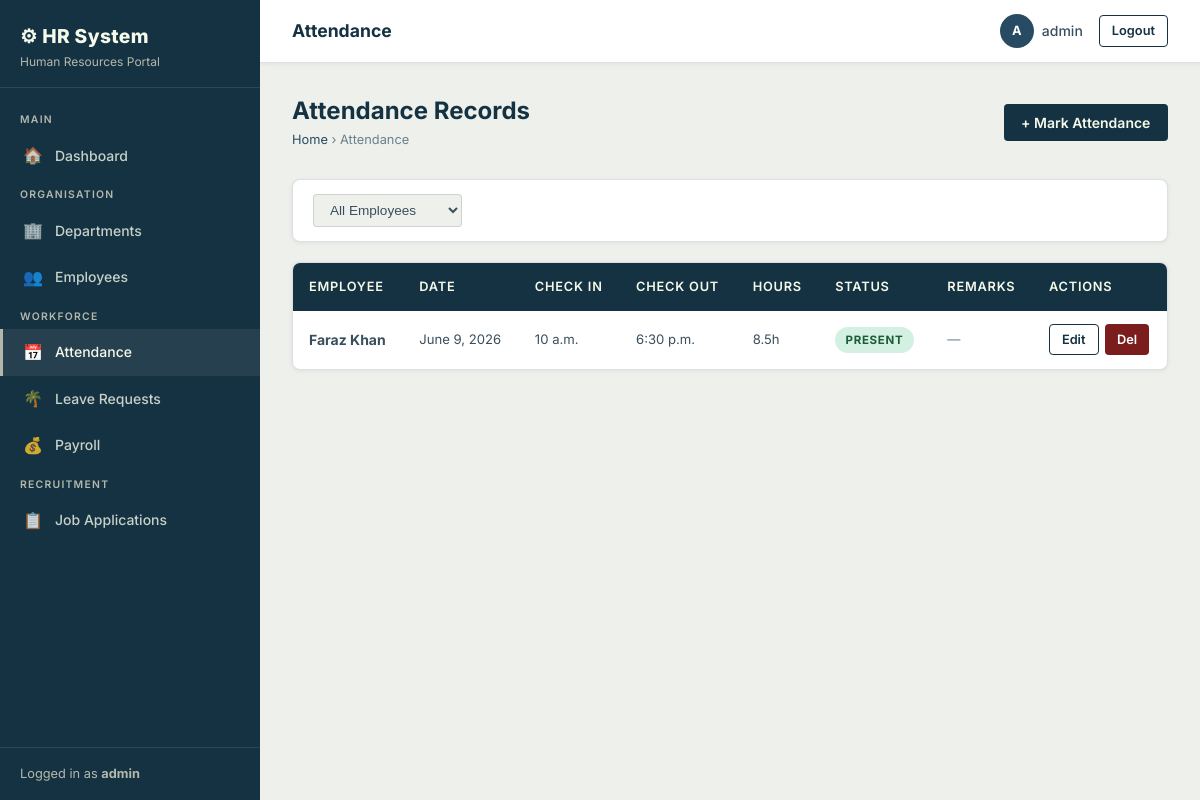
Page /attendance/ (signed in) on the committed database.
### employees/models.py (models this page shows, shortened)
class Attendance(models.Model):
    STATUS_CHOICES = [
        ('present', 'Present'),
        ('absent', 'Absent'),
        ('late', 'Late'),
        ('half_day', 'Half Day'),
        ('on_leave', 'On Leave'),
    ]
    employee = models.ForeignKey(Employee, on_delete=models.CASCADE, related_name='attendance_records')
    date = models.DateField()
    check_in = models.TimeField(null=True, blank=True)
    check_out = models.TimeField(null=True, blank=True)
    status = models.CharField(max_length=10, choices=STATUS_CHOICES, default='present')
    remarks = models.CharField(max_length=200, blank=True)
    class Meta:
        unique_together = ('employee', 'date')
        ordering = ['-date']
    def hours_worked(self):
        if self.check_in and self.check_out:
            from datetime import datetime, date
            ci = datetime.combine(date.today(), self.check_in)
            co = datetime.combine(date.today(), self.check_out)
            diff = co - ci
            return round(diff.seconds / 3600, 2)
        return 0

class Employee(models.Model):
    GENDER_CHOICES = [('M', 'Male'), ('F', 'Female'), ('O', 'Other')]
    STATUS_CHOICES = [('active', 'Active'), ('inactive', 'Inactive'), ('on_leave', 'On Leave')]
    user = models.OneToOneField(User, on_delete=models.CASCADE, null=True, blank=True)
    employee_id = models.CharField(max_length=20, unique=True)
    first_name = models.CharField(max_length=100)
    last_name = models.CharField(max_length=100)
    email = models.EmailField(unique=True)
    phone = models.CharField(max_length=20, blank=True)
    gender = models.CharField(max_length=1, choices=GENDER_CHOICES, blank=True)
    date_of_birth = models.DateField(null=True, blank=True)
    address = models.TextField(blank=True)
    department = models.ForeignKey(Department, on_delete=models.SET_NULL, null=True, blank=True, related_name='employees')
    designation = models.CharField(max_length=100, blank=True)
    date_joined = models.DateField()
    status = models.CharField(max_length=10, choices=STATUS_CHOICES, default='active')
    created_at = models.DateTimeField(auto_now_add=True)
    def full_name(self):
        return f"{self.first_name} {self.last_name}"

### employees/views.py (the view)
# urls.py: path('attendance/', views.attendance_list, name='attendance_list'),
@login_required
def attendance_list(request):
    records = Attendance.objects.select_related('employee').order_by('-date')
    emp_filter = request.GET.get('employee')
    if emp_filter:
        records = records.filter(employee_id=emp_filter)
    employees = Employee.objects.filter(status='active')
    return render(request, 'employees/attendance_list.html', {
        'records': records, 'employees': employees, 'emp_filter': emp_filter
    })

### employees/templates/employees/attendance_list.html (shortened to what this page needs)
{% extends 'employees/base.html' %}
{% block page_title %}Attendance{% endblock %}
{% block content %}
<div class="page-header">
  <div>
    <h2>Attendance Records</h2>
    <div class="breadcrumb"><a href="{% url 'dashboard' %}">Home</a> › Attendance</div>
  </div>
  <a href="{% url 'attendance_create' %}" class="btn btn-primary">+ Mark Attendance</a>
</div>
<form method="get" class="filter-bar">
  <select name="employee" onchange="this.form.submit()">
    <option value="">All Employees</option>
  </select>
</form>
<div class="table-wrapper">
  <table>
    <thead>
      <tr>
        <th>Employee</th>
        <th>Date</th>
        <th>Check In</th>
        <th>Check Out</th>
        <th>Hours</th>
        <th>Status</th>
        <th>Remarks</th>
        <th>Actions</th>
      </tr>
    </thead>
    <tbody>
      {% for rec in records %}
      <tr>
        <td class="fw-bold">{{ rec.employee.full_name }}</td>
        <td class="text-sm">{{ rec.date }}</td>
        <td class="text-sm">{{ rec.check_in|default:"—" }}</td>
        <td class="text-sm">{{ rec.check_out|default:"—" }}</td>
        <td class="text-sm">{{ rec.hours_worked }}h</td>
        <td><span class="badge badge-{{ rec.status }}">{{ rec.get_status_display }}</span></td>
        <td class="text-sm text-muted">{{ rec.remarks|default:"—" }}</td>
        <td>
          <div class="btn-group">
            <a href="{% url 'attendance_edit' rec.pk %}" class="btn btn-outline btn-sm">Edit</a>
            <a href="{% url 'attendance_delete' rec.pk %}" class="btn btn-danger btn-sm">Del</a>
          </div>
        </td>
      </tr>
      {% endfor %}
    </tbody>
  </table>
</div>
{% endblock %}

### employees/templates/employees/base.html (shortened to what this page needs)
{% load static %}
<!DOCTYPE html>
<html lang="en">
<head>
  <link rel="stylesheet" href="{% static 'css/hr.css' %}">
</head>
<body>
<div class="app-shell">
  <aside class="sidebar" id="sidebar">
    <div class="sidebar-brand">
      <h1>⚙ HR System</h1>
      <span>Human Resources Portal</span>
    </div>
    <nav class="sidebar-nav">
      <div class="nav-section-label">Main</div>
      <a href="{% url 'dashboard' %}" class="{% if request.resolver_match.url_name == 'dashboard' %}active{% endif %}">
        <span class="nav-icon">🏠</span> Dashboard
      </a>
      <div class="nav-section-label">Organisation</div>
      <a href="{% url 'department_list' %}" class="{% if 'department' in request.resolver_match.url_name %}active{% endif %}">
        <span class="nav-icon">🏢</span> Departments
      </a>
      <a href="{% url 'employee_list' %}" class="{% if 'employee' in request.resolver_match.url_name %}active{% endif %}">
        <span class="nav-icon">👥</span> Employees
      </a>
      <div class="nav-section-label">Workforce</div>
      <a href="{% url 'attendance_list' %}" class="{% if 'attendance' in request.resolver_match.url_name %}active{% endif %}">
        <span class="nav-icon">📅</span> Attendance
      </a>
      <a href="{% url 'leave_list' %}" class="{% if 'leave' in request.resolver_match.url_name %}active{% endif %}">
        <span class="nav-icon">🌴</span> Leave Requests
      </a>
      <a href="{% url 'payroll_list' %}" class="{% if 'payroll' in request.resolver_match.url_name %}active{% endif %}">
        <span class="nav-icon">💰</span> Payroll
      </a>
      <div class="nav-section-label">Recruitment</div>
      <a href="{% url 'application_list' %}" class="{% if 'application' in request.resolver_match.url_name %}active{% endif %}">
        <span class="nav-icon">📋</span> Job Applications
      </a>
    </nav>
    <div class="sidebar-footer">
      {% if request.user.is_authenticated %}
        Logged in as <strong>{{ request.user.username }}</strong>
      {% endif %}
    </div>
  </aside>
  <div class="main-content">
    <header class="topbar">
      <div class="d-flex align-center gap-sm">
        <span class="topbar-title">{% block page_title %}Dashboard{% endblock %}</span>
      </div>
      <div class="topbar-actions">
        <div class="topbar-user">
          <div class="avatar-circle">{{ request.user.username|first|upper }}</div>
          <span>{{ request.user.username }}</span>
        </div>
        <a href="{% url 'logout' %}" class="btn btn-outline btn-sm">Logout</a>
      </div>
    </header>
    <main class="page-content">
      {% block content %}{% endblock %}
    </main>
  </div>
</div>
</body>
</html>

### rows in the picture
Attendance: employee.full_name "Faraz Khan", date "June 9, 2026", check_in "10 a.m.", check_out "6:30 p.m.", hours_worked "8.5", status "PRESENT", remarks "—"

### other values in the picture
{{ request.user.username }} "admin"
{{ request.user.username|first|upper }} "A"
